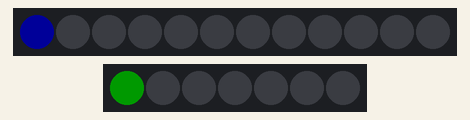
This sketch was run on a simulated Arduino Uno, built with avr-gcc and run on an emulated ATmega328P. Parts: 12 RGB LEDs in strip order, left to right, 7 RGB LEDs in strip order, left to right. Dim RGB values are drawn brighter than linear.

Above: at 0.15 s.
At 1.27 s:
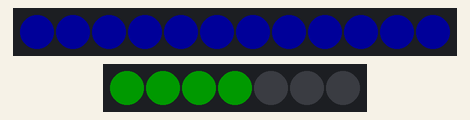
At 2.7 s:
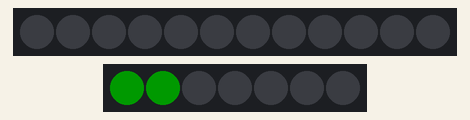
At 4.03 s:
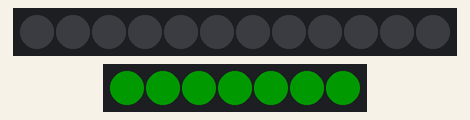
At 5.76 s:
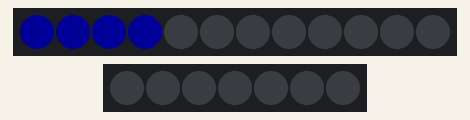
At 11.37 s:
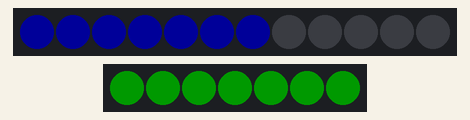
Timing chart, 0 to 40.0 s (numbered marks = the images above):
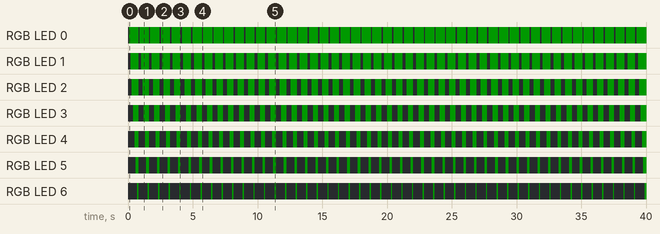

Measured:
- by itself, RGB LED 0: alternates RGB(0, 25, 0) for 0.71 s and off for 0.10 s
- by itself, RGB LED 1: alternates RGB(0, 25, 0) for 0.61 s and off for 0.20 s
- by itself, RGB LED 2: alternates RGB(0, 25, 0) for 0.51 s and off for 0.31 s
- by itself, RGB LED 3: alternates RGB(0, 25, 0) for 0.41 s and off for 0.41 s
- by itself, RGB LED 4: alternates RGB(0, 25, 0) for 0.31 s and off for 0.51 s
- by itself, RGB LED 5: alternates RGB(0, 25, 0) for 0.20 s and off for 0.61 s
- by itself, RGB LED 6: alternates RGB(0, 25, 0) for 0.10 s and off for 0.71 s

The sketch:

SlimeAndGraphMonitoring.ino
```cpp
#include <Adafruit_NeoPixel.h>
#ifdef __AVR__
  #include <avr/power.h>
#endif

/////////////////////// Variables for the NeoPixels ///////////////////////
// Pins where the two LED strips are soldered
// Change these if yours are different
#define GRAPH_PIN 5
#define SLIME_PIN 3

// Change these values below to the length of your LED strips
#define LEN_GRAPH 12
#define LEN_SLIME 7

// Creating two NeoPixal objects
Adafruit_NeoPixel GRAPH(LEN_GRAPH, GRAPH_PIN, NEO_GRB + NEO_KHZ800);
Adafruit_NeoPixel SLIME(LEN_SLIME, SLIME_PIN, NEO_GRB + NEO_KHZ800);

// BRIGHT is set to 25 I don't burn my eyes when testing strips
// Change Bright to 255 when outside of a testing enviroment
#define BRIGHT 25
uint32_t GREEN = SLIME.Color(0,BRIGHT,0);
uint32_t BLUE = SLIME.Color(0,0,BRIGHT);

// Values to help us
int slimeCount = 1;
int graphCount = 1;
unsigned long prevTime = millis();
unsigned long currTime = millis();

// Originally set to 100
// Change this value to make the LEDs travel faster (less than 100) or slower (more than 100)
unsigned long delayTime = 100;

void setup(){
  // Initilize both Neopixal objects
    GRAPH.begin();
    SLIME.begin();
}

void loop(){

    currTime = millis();

    if (currTime - prevTime > delayTime){
      // this is when we update the different slime and graph indexes
      // they are of different lengeths, make sure it's reflected
      // slime
      if (slimeCount <= LEN_SLIME){
        SLIME.fill(GREEN, 0, slimeCount);
        SLIME.show();
        slimeCount++;
      }else{
        SLIME.clear();
        SLIME.show();
        slimeCount = 1;
      }

      // graph
      if (graphCount <= LEN_GRAPH){
        GRAPH.fill(BLUE, 0, graphCount);
        GRAPH.show();
        graphCount++;
      }else{
        GRAPH.clear();
        GRAPH.show();
        graphCount = 1;
      }

      // update the prevTime
      prevTime = millis();
    }
    // Do it all over again!
}
```
